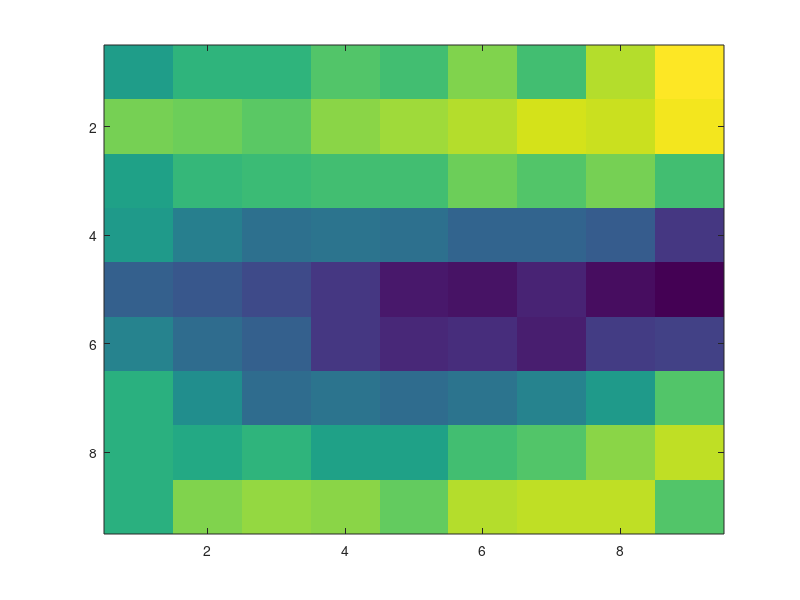
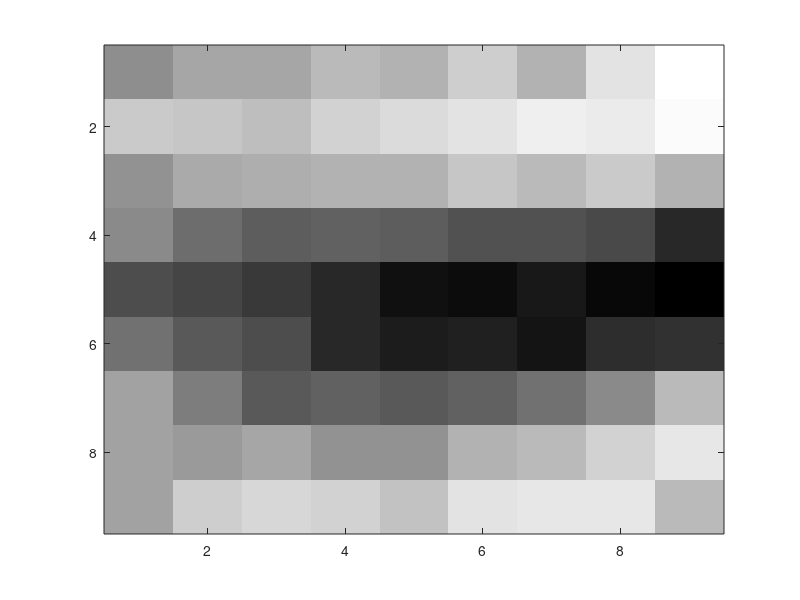
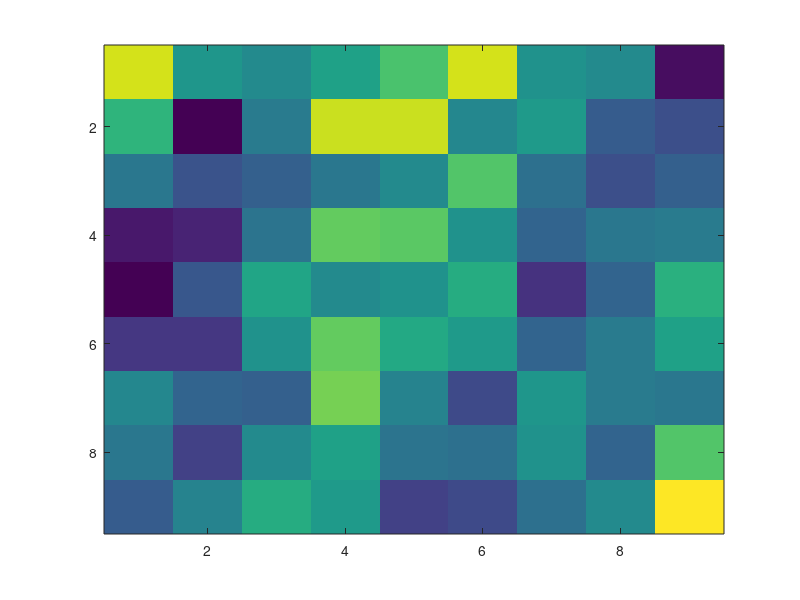
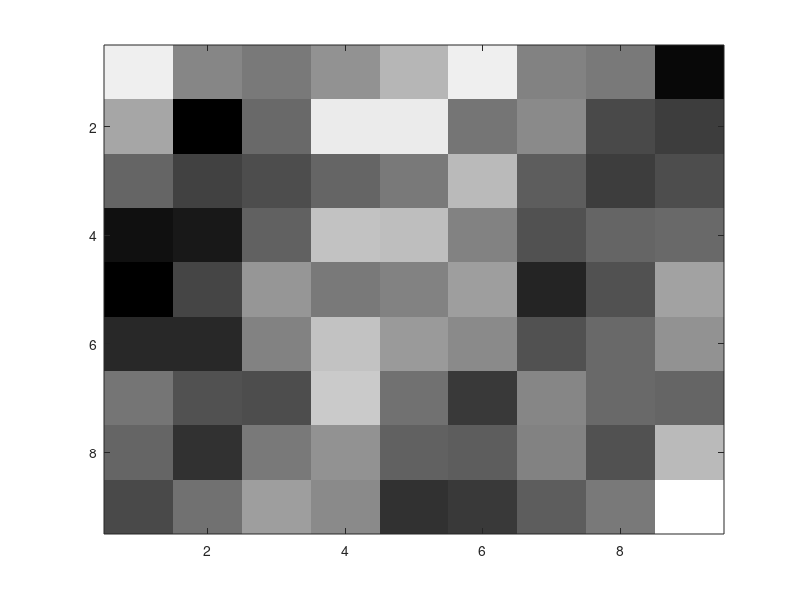

The MATLAB script that drew these images, in order:

clear all; close all;
% Load pretrained network
load CNN_Network

%%
%Visualize weights
for i=1:20
    h=figure(i);set(h, 'Visible', 'off'); imagesc(Wc(:,:,i));pause(0.5);
    saveas(h,sprintf('Fig_weights_%d.png',i));
    h1 = figure(i+20);set(h1, 'Visible', 'off'); imagesc(Wc(:,:,i));colormap(gray);pause(0.5)
    saveas(h1,sprintf('Fig_grey_%d.png',i));
end